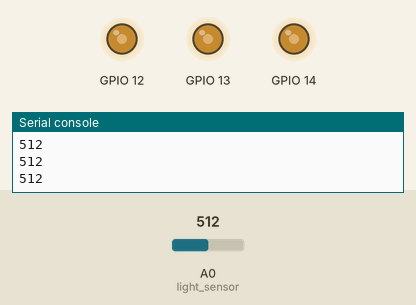
A program run on a simulated ESP8266 board running MicroPython. Shown: output pins drawn as LEDs (lit = HIGH), the last lines printed to the serial console. The inputs (shaded band) are chosen by the test bench; at power-on: A0 (light_sensor) = 512 (analog values on the 0–1023 scale).

Above: at 1.2 s.
1.3 s: A0 (light_sensor) set to 716
At 2.8 s:
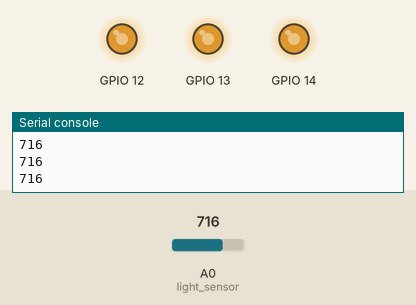
3.5 s: A0 (light_sensor) set to 900
At 4.3 s:
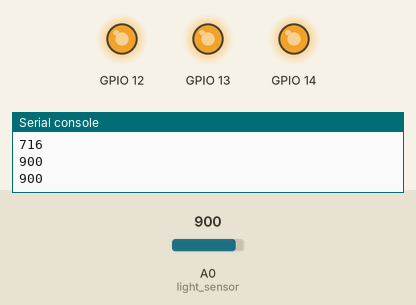
5.5 s: A0 (light_sensor) set to 122
At 7.1 s:
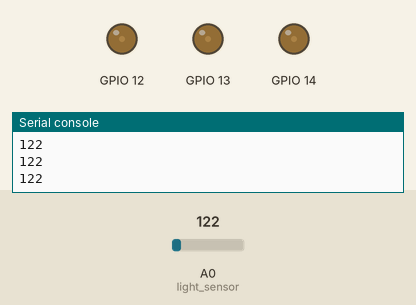
Timing chart, 0 to 8.6 s (numbered marks = the images above; inputs shaded):
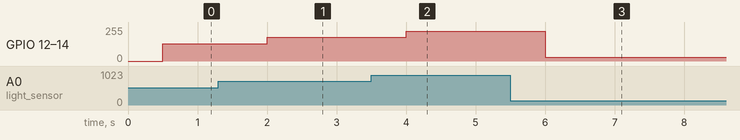

Measured:
- after the input at 1.3 s, GPIO 12–14: 128/255 → 178/255 after 0.70 s
- after the input at 3.5 s, GPIO 12–14: 178/255 → 224/255 after 0.50 s
- after the input at 5.5 s, GPIO 12–14: 224/255 → 30/255 after 0.50 s

The program:

prj01.py
```python
######################### 匯入模組 #########################
# 使用機板相關的硬體介面：Pin, ADC, PWM
from machine import Pin, ADC, PWM

# sleep 用於讓迴圈有間隔
from time import sleep

# 匯入同專案中的 mcu 模組（封裝了 GPIO 腳位命名）
import mcu

######################### 函式與類別定義 #########################
# (此檔案為簡單範例，沒有額外函式或類別定義)

######################### 宣告與設定 #########################
# PWM 頻率（Hz），用來控制 LED 閃爍/調光的頻率
frequency = 1000
# 初始佔空比（0 = 關閉，最大值視板子 ADC/PWM 規格而定）
duty_cycle = 0

# 取得板子上的 GPIO 腳位定義（由 mcu.gpio() 提供）
gpio = mcu.gpio()

# 光敏電阻（或其他類比光感測器）接到 ADC(0)
# read() 會回傳一個整數值，代表類比量測結果
light_sensor = ADC(0)

# 將 RGB 三色 LED 的腳位設定為 PWM，以便透過佔空比控制亮度
# 假設 mcu.gpio() 提供 D5/D6/D7 的對應腳位物件或編號
RED = PWM(Pin(gpio.D5), freq=frequency, duty=duty_cycle)
GREEN = PWM(Pin(gpio.D6), freq=frequency, duty=duty_cycle)
BLUE = PWM(Pin(gpio.D7), freq=frequency, duty=duty_cycle)

######################### 主程式 #########################
# 連續讀取光感測器值，印出來並用來設定 RGB LED 的亮度
while True:
    # 讀取光感測器的類比值（範圍依板子 ADC 規格而定，常見為 0~1023 或 0~4095）
    duty_cycle = light_sensor.read()
    # 印出感測值，方便偵錯或觀察
    print(duty_cycle)
    # 每次讀取之間暫停 0.5 秒，避免印出過快或讀取頻率過高
    sleep(0.5)

    # 將讀到的感測值直接當作 PWM 佔空比，控制 LED 亮度
    # 注意：若 ADC 的量測範圍與 PWM 的 duty 範圍不同，
    # 可能需要進行比例縮放（例如將 ADC 0~4095 映射到 0~1023）
    RED.duty(duty_cycle)
    GREEN.duty(duty_cycle)
    BLUE.duty(duty_cycle)
```

mcu.py
```python
class gpio:
    def __init__(self):
        self._D0 = 16
        self._D1 = 5
        self._D2 = 4
        self._D3 = 0
        self._D4 = 2
        self._D5 = 14
        self._D6 = 12
        self._D7 = 13
        self._D8 = 15
        self._SD3 = 10
        self._SD2 = 9

    @property
    def D0(self):
        return self._D0

    @property
    def D1(self):
        return self._D1

    @property
    def D2(self):
        return self._D2

    @property
    def D3(self):
        return self._D3

    @property
    def D4(self):
        return self._D4

    @property
    def D5(self):
        return self._D5

    @property
    def D6(self):
        return self._D6

    @property
    def D7(self):
        return self._D7

    @property
    def D8(self):
        return self._D8

    @property
    def SD3(self):
        return self._SD3

    @property
    def SD2(self):
        return self._SD2
```
